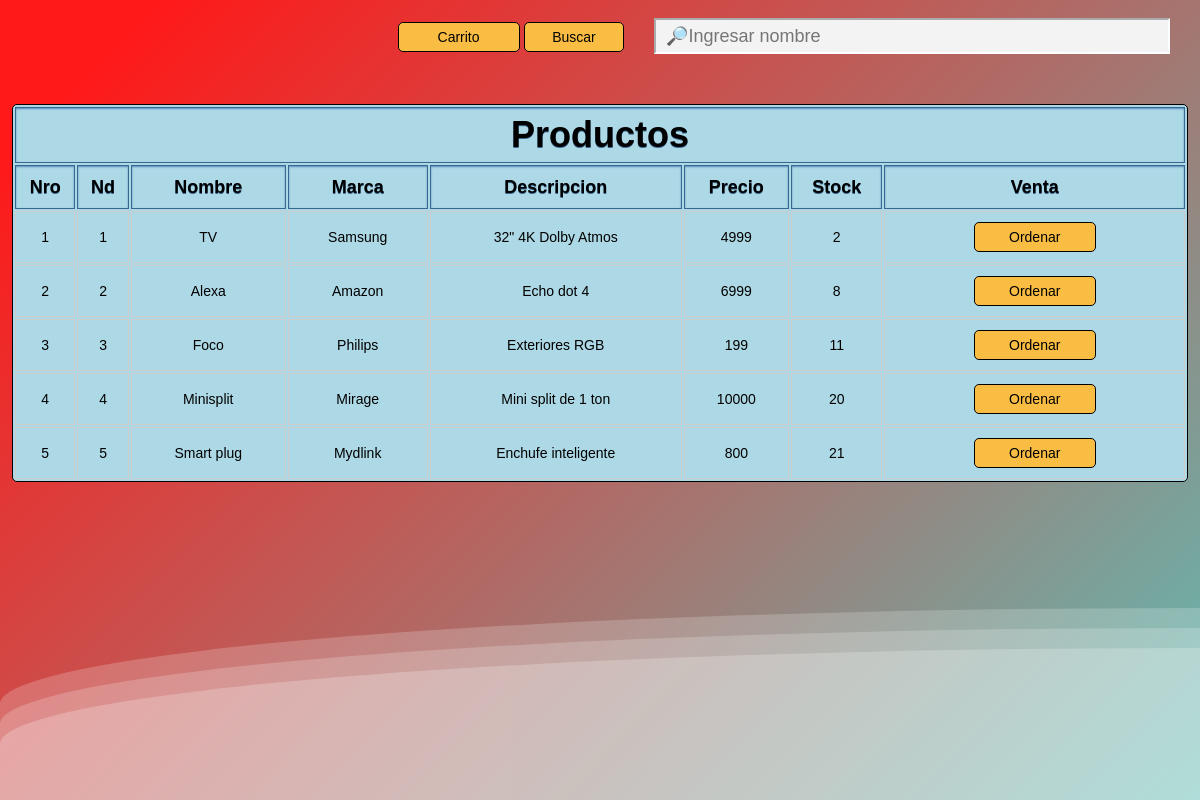
Before: /vendedor/mesa1.php with the older database file.
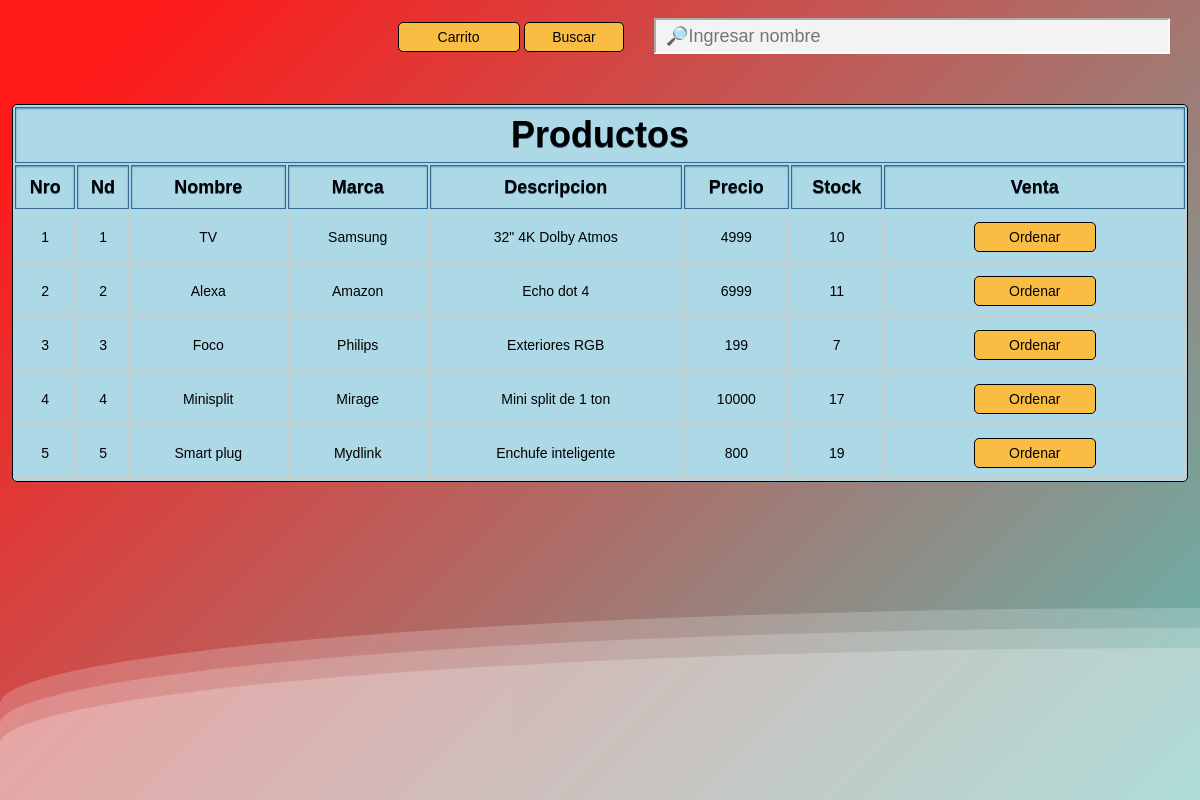
After: the same page with the newer database file.
### tables this page shows
CREATE TABLE `productos` (
  `id_producto` int(11) NOT NULL,
  `nombre` varchar(20) DEFAULT NULL,
  `marcha` varchar(10) DEFAULT NULL,
  `descripcion` varchar(50) DEFAULT NULL,
  `precio` int(11) DEFAULT NULL,
  `inventario` int(11) DEFAULT NULL,
  `estatus` int(11) NOT NULL,
  `img` varchar(256) NOT NULL
);

### vendedor/mesa1.php (the view, shortened to what this page needs)
<?php
include_once '../conexion/conexionBD.php';
?>
<!DOCTYPE html>
<html lang="en">
<head>
		<link rel="stylesheet" href="../found.css" />
</head>
<body>
<div>
     <div class="wave"></div>
     <div class="wave"></div>
     <div class="wave"></div>
  </div>
    <table><br>
			<div id="barrabuscar">
		<form method="POST">
        <a onclick="location.href='../vendedor/carrito.php'">Carrito</a>
		<input type="submit" value="Buscar" name="btnbuscar"><input type="text" name="txtbuscar" id="cajabuscar" placeholder="&#128270;Ingresar nombre">
		</form>
		</div>
			<tr><th colspan="8"><h1>Productos</h1></tr>
			<tr>
			<th>Nro</th>
			<th>Nd</th>
            <th>Nombre</th>
            <th>Marca</th>
            <th>Descripcion</th>
            <th>Precio</th>
            <th>Stock</th>
            <th>Venta</th>
			</tr>
        <?php
if(isset($_POST['btnbuscar']))
{
$buscar = $_POST['txtbuscar'];
$queryusuarios = mysqli_query($conexion, "SELECT id,nombre,precio,descripcion,imagenes FROM images_tabla where nombre like '".$buscar."%'");
}
else
{
$queryusuarios = mysqli_query($conexion, "SELECT * FROM productos where estatus='0' ORDER BY id_producto asc");
}
		$numerofila = 0;
        while($mostrar = mysqli_fetch_array($queryusuarios))
		{    $numerofila++;
            echo "<tr>";
			echo "<td>".$numerofila."</td>";
			echo "<td>".$mostrar['id_producto']."</td>";
            echo "<td>".$mostrar['nombre']."</td>";
            echo "<td>".$mostrar['marcha']."</td>";
			echo "<td>".$mostrar['descripcion']."</td>";
			echo "<td>".$mostrar['precio']."</td>";
			echo "<td>".$mostrar['inventario']."</td>";
            echo "<td style='width:26%'> <a href=\"pago.php?nd=$mostrar[id_producto]\")\">Ordenar</a></td>";
        }
        ?>
    </table>
</body>
</html>
</body>
</html>

Changed rows visible on the page:
changed productos "TV": inventario "2" → "10"
changed productos "Alexa": inventario "8" → "11"
changed productos "Foco": inventario "11" → "7"
changed productos "Minisplit": inventario "20" → "17"
changed productos "Smart plug": inventario "21" → "19"
